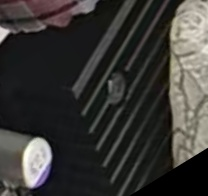
#> input picture zhanlan/ivfflat/rotated_crop.jpg, 208 x 196 px
$ python -i head_features.py   (imports and definitions only)   (older library calls are emulated)
#> lines starting #> are read from the running program, lines starting #| are printed output that depends on the picture; after the words box and inside, x2 and y2 are one past the last pixel; in counts of white or black regions, pixels touching at a corner belong together
#> further down, picture is the input picture: shape (196, 208, 3); mean B, G, R 53.3, 56.1, 57.6
# zhanlan/ivfflat/zhanlan_retrieval/head_features.py
import cv2
import numpy as np


def make_head_view(img_bgr: np.ndarray, prefer_gray=True):
    if img_bgr is None or img_bgr.size == 0:
        return img_bgr
    H, W = img_bgr.shape[:2]
    y1 = int(H * 0.15); y2 = int(H * 0.85)
    x1 = int(W * 0.10); x2 = int(W * 0.90)
    return img_bgr[y1:y2, x1:x2].copy()


def fft_peak_mass(gray, resize=512, topk_frac=0.002):
    h, w = gray.shape[:2]
    s = resize / float(max(h, w))
    if s < 1.0:
        gray = cv2.resize(gray, (int(w*s), int(h*s)), interpolation=cv2.INTER_AREA)
    g = gray.astype(np.float32); g -= g.mean()
    F = np.fft.fftshift(np.fft.fft2(g))
    mag = np.abs(F)
    H, W = mag.shape; cy, cx = H//2, W//2
    r0 = int(min(H, W) * 0.03)
    mag[cy-r0:cy+r0+1, cx-r0:cx+r0+1] = 0

    flat = mag.reshape(-1)
    K = int(topk_frac * flat.size)
    K = max(50, min(K, 4000))
    topk = np.partition(flat, -K)[-K:]
    return float(topk.sum() / (flat.sum() + 1e-6))


def fft_peak_radius(gray, resize=512):
    h, w = gray.shape[:2]
    s = resize / float(max(h, w))
    if s < 1.0:
        gray = cv2.resize(gray, (int(w*s), int(h*s)), interpolation=cv2.INTER_AREA)

    gray = gray.astype(np.float32); gray -= gray.mean()
    F = np.fft.fftshift(np.fft.fft2(gray))
    mag = np.abs(F)
    H, W = mag.shape
    cy, cx = H//2, W//2
    r0 = int(min(H, W) * 0.03)
    mag[cy-r0:cy+r0+1, cx-r0:cx+r0+1] = 0
    y, x = np.unravel_index(np.argmax(mag), mag.shape)
    r = np.sqrt((y - cy)**2 + (x - cx)**2)
    r_norm = r / (0.5 * min(H, W) + 1e-6)
    return float(r_norm)


def fft_stripe_grid_head(gray, resize=512):
    h, w = gray.shape[:2]
    s = resize / float(max(h, w))
    if s < 1.0:
        gray = cv2.resize(gray, (int(w*s), int(h*s)), interpolation=cv2.INTER_AREA)

    gray = gray.astype(np.float32)
    gray -= gray.mean()
    gray = cv2.GaussianBlur(gray, (0, 0), 1.0)

    F = np.fft.fftshift(np.fft.fft2(gray))
    mag = np.log1p(np.abs(F))

    H, W = mag.shape
    cy, cx = H//2, W//2
    r = int(min(H, W) * 0.03)
    mag[cy-r:cy+r+1, cx-r:cx+r+1] = 0

    band = int(min(H, W) * 0.04)
    horiz = mag[cy-band:cy+band+1, :].mean()
    vert  = mag[:, cx-band:cx+band+1].mean()
    allm  = mag.mean() + 1e-6

    stripe = float(max(horiz, vert) / allm)
    grid   = float(min(horiz, vert) / allm)

    stripe_score = float(np.clip((stripe - 1.05) / 0.6, 0, 1))
    grid_score   = float(np.clip((grid   - 1.02) / 0.6, 0, 1))
    return {"stripe_score": stripe_score, "grid_score": grid_score}


def stripe_grid_head_v21(img_bgr, resize_long=512, nbins=36):
#> called with resize_long = 512, nbins = 36
    if img_bgr is None or img_bgr.size == 0:
        return {"stripe_score": 0.0, "grid_score": 0.0, "ori_peakedness": 0.0}

    h, w = img_bgr.shape[:2]
#> h = 196; w = 208
    s = resize_long / float(max(h, w))
#> s = 2.46
    img = cv2.resize(img_bgr, (int(w*s), int(h*s)), interpolation=cv2.INTER_AREA) if s < 1.0 else img_bgr

    gray = cv2.cvtColor(img, cv2.COLOR_BGR2GRAY)
    blur = cv2.GaussianBlur(gray, (3, 3), 0)
    gray = cv2.addWeighted(gray, 1.6, blur, -0.6, 0)

    gx = cv2.Sobel(gray, cv2.CV_32F, 1, 0, ksize=3)
    gy = cv2.Sobel(gray, cv2.CV_32F, 0, 1, ksize=3)
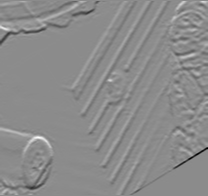
#> gy: shape (196, 208) float32; min -716, max 590, mean -1.7; drawn with min black and max white

    mag = np.sqrt(gx*gx + gy*gy)
    ang = np.arctan2(gy, gx)
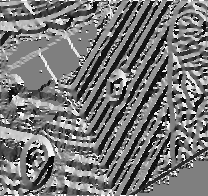
#> ang: shape (196, 208) float32; min -3.14, max 3.14, mean -0.212; drawn with min black and max white
    ang = np.mod(ang, np.pi)
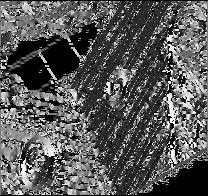
#> ang: shape (196, 208) float32; min 0, max 3.14, mean 1.09; drawn with min black and max white

    thr = np.percentile(mag, 50)
#> thr = 22.36
    mask = mag > thr
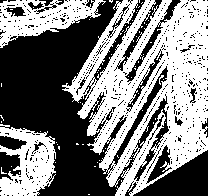
#> mask: shape (196, 208) bool; 49.9% white; 65 white regions (62 under 20 px), largest, box (x1, y1, x2, y2) and area: (62, 0, 208, 196) 15241, (0, 124, 56, 196) 2517, (0, 0, 106, 48) 2454
    if mask.sum() < 200:
        return {"stripe_score": 0.0, "grid_score": 0.0, "ori_peakedness": 0.0}

    mag2 = mag[mask]
    ang2 = ang[mask]

    hist, _ = np.histogram(ang2, bins=nbins, range=(0, np.pi), weights=mag2)
#> hist = 36 values, max 287984.5 at index 6, min 17997.1 at index 26, mean 57791.7
    hist = hist.astype(np.float32)
    hist = cv2.GaussianBlur(hist.reshape(1, -1), (1, 5), 0).ravel()

    eps = 1e-6
    p = hist / (hist.sum() + eps)
#> p = 36 values, max 0.138 at index 6, min 0.00865 at index 26, mean 0.0278

    bin_angles = (np.arange(nbins) + 0.5) / nbins * np.pi
    d0 = np.minimum(np.abs(bin_angles - 0), np.pi - np.abs(bin_angles - 0))
    d90 = np.abs(bin_angles - (np.pi / 2))
    d = np.minimum(d0, d90)
    w = np.exp(-(d ** 2) / (2 * (0.18 ** 2))).astype(np.float32)
    axis_align = float((p * w).sum())
#> axis_align = 0.252

    peaked = float(p.max() / (p.mean() + eps))
#> peaked = 4.98

    k1 = int(np.argmax(p))
#> k1 = 6
    ban = max(1, nbins // 18)
    p2 = p.copy()
#> p2 has the same summary as p
    p2[max(0, k1-ban):min(nbins, k1+ban+1)] = 0
    k2 = int(np.argmax(p2))
#> k2 = 0

    peak1 = float(p[k1])
#> peak1 = 0.138
    peak2 = float(p[k2])
#> peak2 = 0.0443

    a1 = k1 / nbins * np.pi
#> a1 = 0.524
    a2 = k2 / nbins * np.pi
#> a2 = 0
    dd = abs(a1 - a2)
#> dd = 0.524
    dd = min(dd, np.pi - dd)

    ortho = np.exp(-((dd - (np.pi/2))**2) / (2*(0.40**2)))
#> ortho = 0.0325

    stripe_score = peak1 * (peaked / 6.0)
#> stripe_score = 0.115
    stripe_score = float(np.clip(stripe_score, 0.0, 1.0))

    grid_score = (0.65*peak1 + 0.35*peak2) * ortho * (peaked / 6.0)
#> grid_score = 0.00285
    grid_score = float(np.clip(grid_score, 0.0, 1.0))

    gray2 = cv2.cvtColor(img, cv2.COLOR_BGR2GRAY)
    r_peak = fft_peak_radius(gray2, resize=512)
#> in fft_peak_radius, `mag[cy-r0:cy+r0+1, cx-r0:cx+r0+1] = 0`:
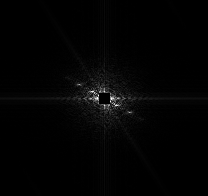
#> mag: shape (196, 208) float64; min 0, max 114379.1, mean 1625; drawn with min black and max white
#> in fft_peak_radius, `y, x = np.unravel_index(np.argmax(mag), mag.shape)`: y = 98; x = 97
#> in fft_peak_radius, `r = np.sqrt((y - cy)**2 + (x - cx)**2)`: r = 7
#> in fft_peak_radius, `r_norm = r / (0.5 * min(H, W) + 1e-6)`: r_norm = 0.0714
#> r_peak = 0.0714
    fft_h = fft_stripe_grid_head(gray2)
#> in fft_stripe_grid_head, `mag = np.log1p(np.abs(F))`:
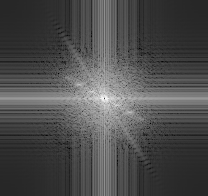
#> mag: shape (196, 208) float64; min 2.1, max 13.39, mean 5.5; drawn with min black and max white
#> in fft_stripe_grid_head, `mag[cy-r:cy+r+1, cx-r:cx+r+1] = 0`:
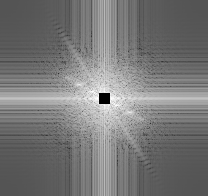
#> mag: shape (196, 208) float64; 0.3% of pixels changed, all inside (x1, y1, x2, y2) = (99, 93, 110, 104); drawn with min black and max white
#> in fft_stripe_grid_head, `horiz = mag[cy-band:cy+band+1, :].mean()`: horiz = 7.91
#> in fft_stripe_grid_head, `vert  = mag[:, cx-band:cx+band+1].mean()`: vert = 7.46
#> in fft_stripe_grid_head, `allm  = mag.mean() + 1e-6`: allm = 5.47
#> in fft_stripe_grid_head, `stripe = float(max(horiz, vert) / allm)`: stripe = 1.45
#> in fft_stripe_grid_head, `grid   = float(min(horiz, vert) / allm)`: grid = 1.36
#> in fft_stripe_grid_head, `stripe_score = float(np.clip((stripe - 1.05) / 0.6, 0, 1))`: stripe_score = 0.659
#> in fft_stripe_grid_head, `grid_score   = float(np.clip((grid   - 1.02) / 0.6, 0, 1))`: grid_score = 0.572
#> fft_h = {'stripe_score': 0.659, 'grid_score': 0.572}
    peak_mass = fft_peak_mass(gray2, resize=512)
#> in fft_peak_mass, `topk = np.partition(flat, -K)[-K:]`: topk = 81 values, max 114379.1 at index 66, min 53310.8 at index 0, mean 74791.3
#> peak_mass = 0.0914

    stripe_score = max(stripe_score, fft_h["stripe_score"])
#> stripe_score = 0.659
    grid_score = max(grid_score, fft_h["grid_score"])
#> grid_score = 0.572

    mag_full = np.sqrt(gx * gx + gy * gy)
    thr2 = np.percentile(mag_full, 80)
#> thr2 = 97.05
    edge_density = float((mag_full > thr2).mean())
#> edge_density = 0.2
    if edge_density < 0.035:
        stripe_score *= 0.3
        grid_score *= 0.3

    return {
        "stripe_score": stripe_score,
        "grid_score": grid_score,
        "ori_peakedness": peaked,
        "axis_align": axis_align,
        "r_peak": r_peak,
        "peak1": peak1,
        "peak2": peak2,
        "ortho": float(ortho),
        "peak_mass": peak_mass
    }


def is_grid_like(h: dict):
    g  = h.get("grid_score", 0.0)
    ax = h.get("axis_align", 0.0)
    pk = h.get("ori_peakedness", 0.0)
    ort= h.get("ortho", 0.0)
    p2 = h.get("peak2", 0.0)
    pm = h.get("peak_mass", 0.0)

    if g >= 0.22 and pm > 0.010:
        return True
    if g < 0.10:
        return False
    if ort < 0.25 or p2 < 0.015:
        return False
    if pk < 2.5:
        return (ax > 0.22) and (pm > 0.008)
    return True

>>> import cv2
>>> picture = cv2.imread('../rotated_crop.jpg')
>>> result = stripe_grid_head_v21(picture)
#> result = 9 items
